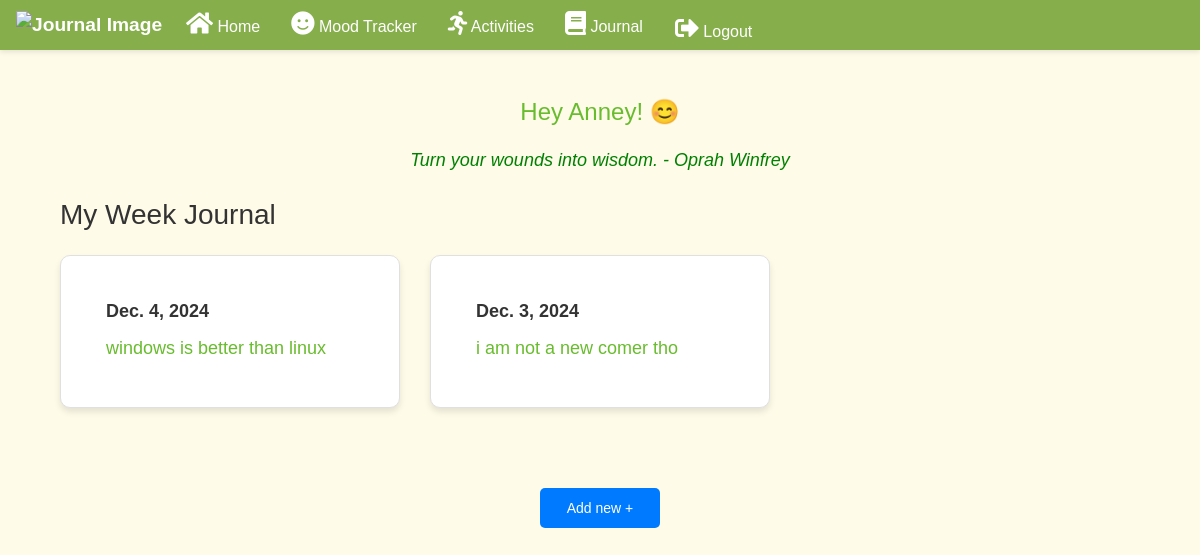
The app's page /journal/ (signed in) with its own data.
### wellness/models.py (models this page shows, shortened)
class JournalEntry(models.Model):
    user = models.ForeignKey(User, on_delete=models.CASCADE)
    content = models.TextField()
    date = models.DateField()

### wellness/views.py (the view)
# urls.py: path('journal/', views.journal, name='journal'),
@login_required
def journal(request):
    if request.method == 'GET':
        entries = JournalEntry.objects.filter(user=request.user).order_by('-date')
        return render(request, 'journal.html', {'entries': entries})

### wellness/templates/journal.html (shortened to what this page needs)
{% extends 'base.html' %}
{% block content %}
<div class="container mt-5">
    <div class="greeting mb-4">
        <h2>Hey {{ request.user.first_name|default:request.user.username }}! 😊</h2>
        <p id="daily-quote" style="text-align: center; color: green; font-style: italic;"></p>
    </div>
    <h3 class="mb-4">My Week Journal</h3>
    <div class="row row-cols-1 row-cols-md-2 row-cols-lg-3 g-4 journal-container">
        {% for entry in entries %}
        <div class="col">
            <div class="card h-100">
                <div class="card-body">
                    <h5 class="card-title">{{ entry.date }}</h5>
                    <p class="card-text">{{ entry.content }}</p>
                </div>
            </div>
        </div>
        {% endfor %}
    </div>
</div>
<div class="add-new-container">
    <button class="add-new-btn" data-toggle="modal" data-target="#exampleModal">Add new +</button>
</div>
{% endblock %}

### wellness/static/styles.css (style rules this page uses)
body { background-color: #fefbe9; font-family: Arial, sans-serif; padding: 0; height: 100vh; overflow-y: scroll; }
h2 { text-align: center; color: #444; font-size: 24px; margin-bottom: 20px; }
button { background-color: #007bff; background-color: #fefbe9; border: none; padding: 10px 20px; border-radius: 5px; cursor: pointer; font-size: 16px; width: 100%; margin-top: 10px; transition: background-color 0.3s ease; }

### wellness/templates/journal.html (style rules this page uses)
body { background-color: #fefbe9; font-family: Arial, sans-serif; color: #333; margin: 0; padding: 0; height: 100vh; overflow-y: scroll; }
html { height: 100%; overflow-y: scroll; }
.container { padding-bottom: 50px; }
.greeting h2 { font-size: 24px; color: #69bc2e; }
.greeting p { font-size: 18px; color: #69bc2e; }
.card { background-color: #ffffff; border: 1px solid #e0e0e0; border-radius: 10px; box-shadow: 0 4px 6px rgba(0, 0, 0, 0.1); padding: 25px; transition: transform 0.2s ease-in-out; height: 100%; }
.card-title { font-size: 18px; font-weight: bold; }
.card-text { font-size: 18px; color: #69bc2e; }
.add-new-container { display: flex; justify-content: center; margin: 20px; }
.add-new-btn { width: 120px; height: 40px; font-size: 14px; border-radius: 5px; background-color: #007bff; color: white; border: none; text-align: center; line-height: normal; transition: all 0.3s ease; }

### records on screen
JournalEntry: date "Dec. 4, 2024", content "windows is better than linux"
JournalEntry: date "Dec. 3, 2024", content "i am not a new comer tho"

### other values on screen
{{ request.user.first_name|default:request.user.username }} "Anney"
